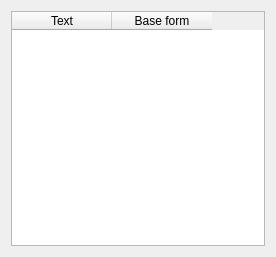
<?xml version="1.0" encoding="UTF-8"?>
<ui version="4.0">
 <class>ViewMorphsDialog</class>
 <widget class="QDialog" name="ViewMorphsDialog">
  <property name="geometry">
   <rect>
    <x>0</x>
    <y>0</y>
    <width>276</width>
    <height>257</height>
   </rect>
  </property>
  <property name="windowTitle">
   <string>View Entries</string>
  </property>
  <layout class="QVBoxLayout" name="verticalLayout_2">
   <item>
    <layout class="QVBoxLayout" name="verticalLayout">
     <item>
      <widget class="QTableWidget" name="tableWidget">
       <column>
        <property name="text">
         <string>Text</string>
        </property>
       </column>
       <column>
        <property name="text">
         <string>Base form</string>
        </property>
       </column>
      </widget>
     </item>
    </layout>
   </item>
  </layout>
 </widget>
 <resources/>
 <connections/>
</ui>
